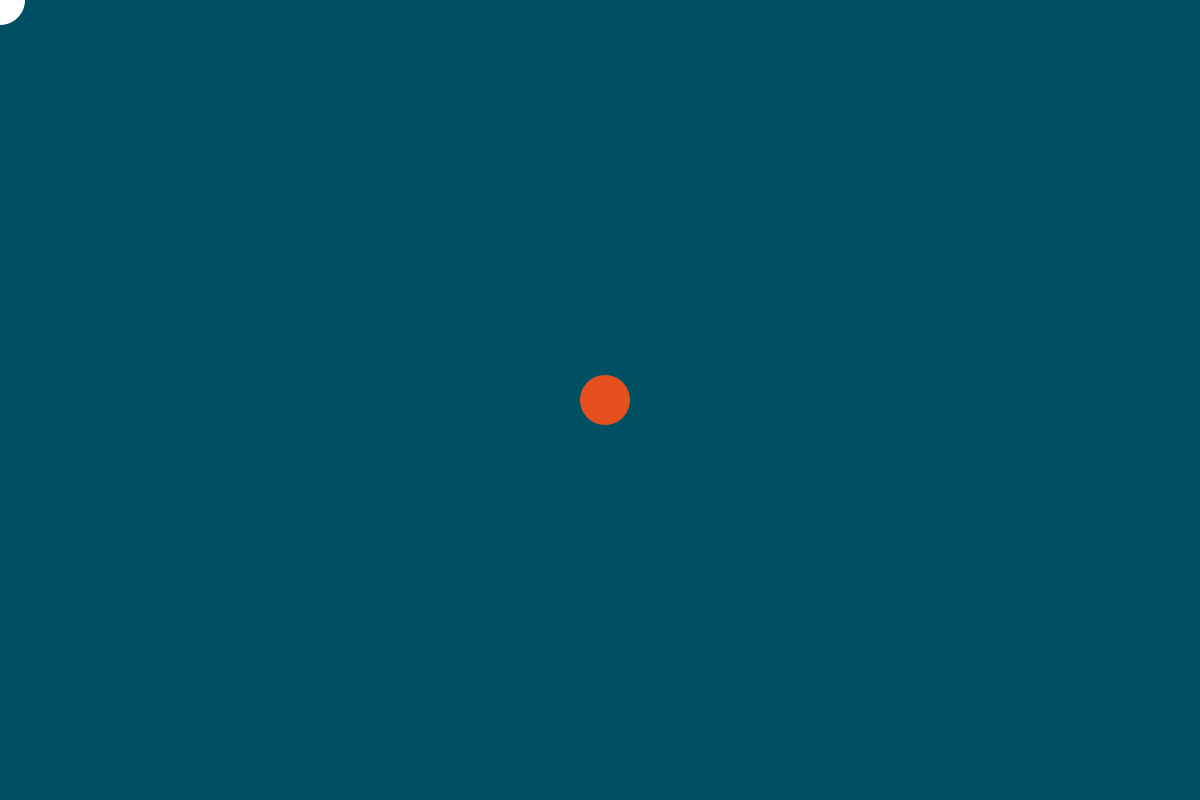
Frame 1 (no input)
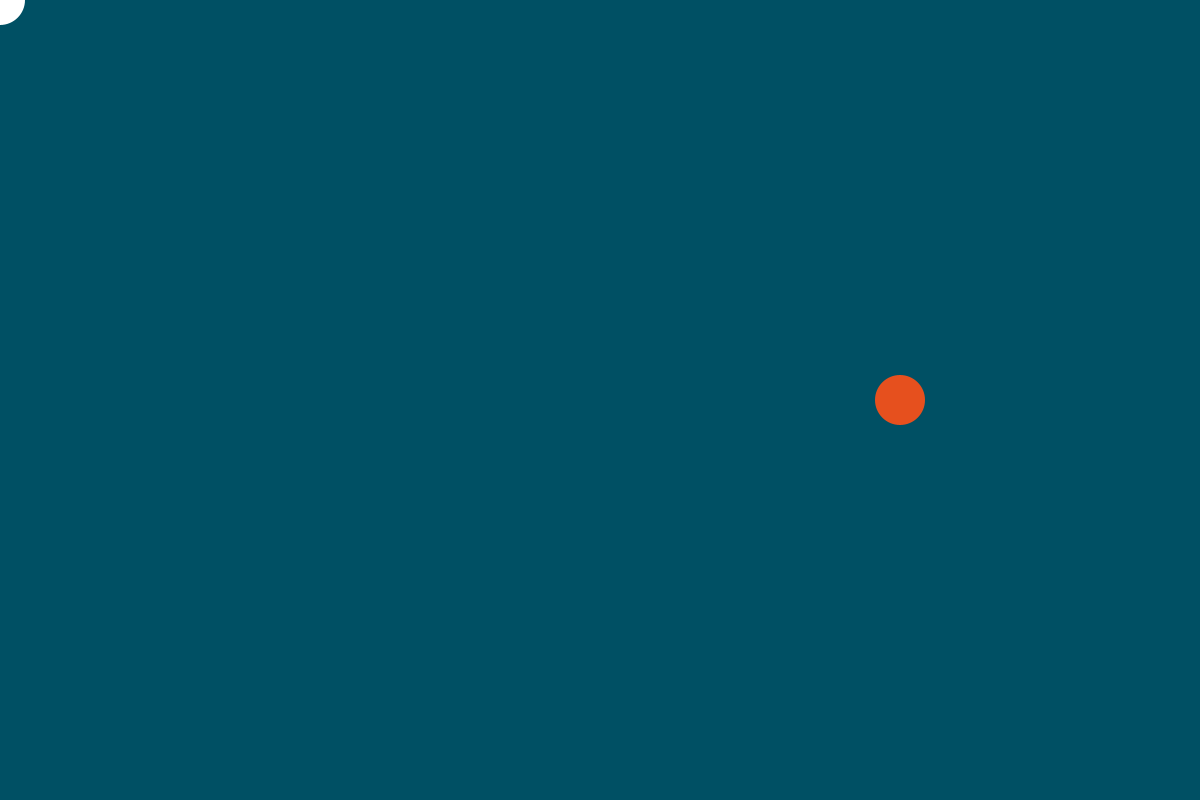
Frame 60 (the mouse pressed at the canvas centre just before this capture)
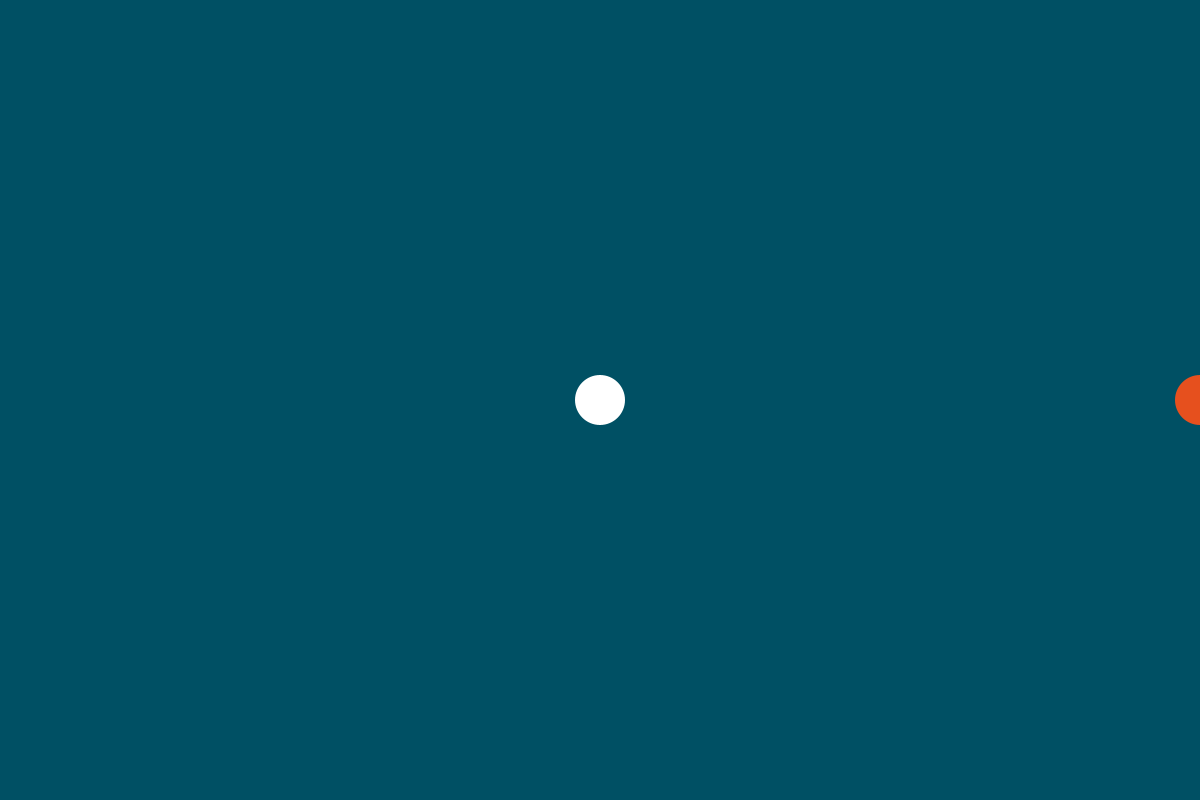
Frame 120 (the mouse held since frame 60 and released just before this capture)

The Processing sketch that drew these frames (run headless with seeded random() and noise(); from frame 60 on, the mouse is pressed at the canvas centre):

// Processing sketch: miniJeuBalle
// ── miniJeuBalle.pde
/*

//variables

int indexTab = 60;

int[] tabX = new int[indexTab];//on crée un tableau de 10 cases qui va contenir les abscisses de chaque cercles
int[] tabY = new int[indexTab];

int[] moveX = new int[indexTab];//on crée un tableau de 10 cases qui va contenir les valeurs de déplacement pour les cercles
int[] moveY = new int[indexTab];

int tmp = 0;//variable pouel compteur
int nbCercle = 1;//nb cercle sur le plateau

void setup() {
  size(1200, 800); //taille de l'écran

  for (int i = 0; i<indexTab; i++) {
    tabX[i] = (int)random(50, width-50);
    tabY[i] = (int)random(50, height-50);
    moveX[i] = (int)random(2, 5);
    moveY[i] = (int)random(2, 5);
  }
}

void draw() {
  background(0,80,100);
  if (tmp%60 == 0 && nbCercle<=30) {
    nbCercle++;
  }

  for (int i = 0; i<indexTab; i++) {
    tabX[i]+=moveX[i];
    tabY[i]+=moveY[i];
  }

  for (int i = 0; i<nbCercle; i++) {
    fill(230,80,15);
    ellipse(tabX[i], tabY[i], 50, 50);
  }

  fill(255);
  ellipse(mouseX, mouseY, 50, 50);


  for (int i = 0; i<indexTab; i++) {
    if (tabX[i]+25>1200 || tabX[i]-25<0)moveX[i]=-moveX[i];
    if (tabY[i]+25>800 || tabY[i]-25<0)moveY[i]=-moveY[i];
  }
  for (int i = 0; i<nbCercle; i++) {
    if (dist(mouseX, mouseY, tabX[i], tabY[i])<50)noLoop();
  }
  
  
  tmp++;
}

*/
/////////////////////////////////////////////////////
//variable

int xBalle;



void setup(){
  size(1200,800);
  xBalle = width / 2;
  
}


void draw(){
  noStroke();
  background(0,80,100);  
  
  fill(255);
  ellipse(mouseX, mouseY, 50,50);
  
  xBalle += 5;
  
  fill(230,80,30);
  ellipse(xBalle, height/2, 50,50);
  if(xBalle > width){
    xBalle = 0;
    
  }
}
